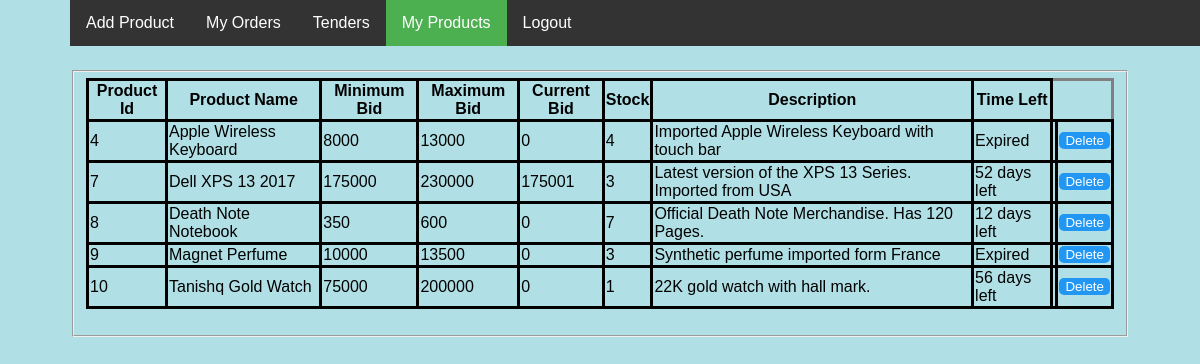
The page /MyProducts.php (signed in) on the database its author committed.
### tables this page shows
CREATE TABLE `product` (
  `productId` int(11) NOT NULL,
  `productName` varchar(30) NOT NULL,
  `maxbid` float NOT NULL,
  `minbid` float NOT NULL,
  `quantity` int(11) NOT NULL,
  `sellerUsr` varchar(30) NOT NULL,
  `descp` varchar(150) NOT NULL,
  `currBid` float NOT NULL,
  `expiry` date DEFAULT NULL
);

### MyProducts.php (the view, shortened to what this page needs)
<?php
	$name=$_SESSION['Name'];
  $db=mysqli_connect('localhost','root','','auction');
?>
<html>
  <head>
  </head>
 	<body>
 		<ul>
  			<li><a href="Seller_portal.php">Add Product</a></li>
  			<li><a href="Seller_orders.php">My Orders</a></li>
  			<li><a href="tenders.php">Tenders</a></li>
        <li><a class="active"  href="myproducts.php">My Products</a></li>
        <li><a href="index.php">Logout</a><li>
		</ul>
      <fieldset>
 			<form name='myproducts' method="POST" action="DeleteProduct.php" >
        <table>
        <tr>
          <th>Product Id</th>
          <th>Product Name</th>
          <th>Minimum Bid</th>
          <th>Maximum Bid</th>
          <th>Current Bid</th>
          <th>Stock</th>
          <th>Description</th>
          <th>Time Left</th>
        </tr>
        <?php
        $query="SELECT * FROM product where sellerUsr='$name';";
        mysqli_query($db,$query);
        $result=mysqli_query($db,$query);
        while($row=mysqli_fetch_array($result)){
          echo '<tr>';
          echo '<td>'.$row['productId'].'</td>';
          echo '<td>'.$row['productName'].'</td>';
          echo '<td>'.$row['minbid'].'</td>';
          echo '<td>'.$row['maxbid'].'</td>';
          echo '<td>'.$row['currBid'].'</td>';
          echo '<td>'.$row['quantity'].'</td>';
          echo '<td>'.$row['descp'].'</td>';
          $d1=date_create($row['expiry']);
          $d2=date_create(date('d-m-Y'));
          $diff=date_diff($d2,$d1);
          if($diff->format("%R%a")<0){
            echo '<td>Expired<td>';
            $row['productId']=-1;
          }
          else if($diff->format("%R%a")==0)
            echo '<td>Last Day<td>';
          else
            echo '<td>'.$diff->format("%a").' days left<td>';
          echo "<td> <button type='submit' name='Delete' value=".$row['productId'].">Delete</button></td>";
          echo '</tr>';
        }
        echo '</table>';
        ?>
  	</body>
</html>

### MyProducts.php (style rules this page uses)
body { margin: 70px; font-family:sans-serif; background-color: powderblue; }
table { border-collapse: collapse; }
tr,td,th { border-style:solid; }
input, button { background: #2196F3; border: none; left: 0; color: #fff; bottom: 0; border: 0px solid rgba(0, 0, 0, 0.1); border-radius:5px; transform: rotateZ(0deg); transition: all 0.1s ease-out; }
ul { list-style-type: none; margin: 0; padding: 0; overflow: hidden; background-color: #333; position: fixed; top: 0; width: 100%; }
li { float: left; }
li a { display: block; color: white; text-align: center; padding: 14px 16px; text-decoration: none; }
.active { background-color: #4CAF50; }

### rows shown on the page
product: productId "4", productName "Apple Wireless Keyboard", minbid "8000", maxbid "13000", currBid "0", quantity "4", descp "Imported Apple Wireless Keyboard with touch bar", expiry "Expired", $row['productId'] -1 (drawn)
product: productId "7", productName "Dell XPS 13 2017", minbid "175000", maxbid "230000", currBid "175001", quantity "3", descp "Latest version of the XPS 13 Series. Imported from USA", expiry "52"
product: productId "8", productName "Death Note Notebook", minbid "350", maxbid "600", currBid "0", quantity "7", descp "Official Death Note Merchandise. Has 120 Pages.", expiry "12"
product: productId "9", productName "Magnet Perfume", minbid "10000", maxbid "13500", currBid "0", quantity "3", descp "Synthetic perfume imported form France", expiry "Expired", $row['productId'] -1 (drawn)
product: productId "10", productName "Tanishq Gold Watch", minbid "75000", maxbid "200000", currBid "0", quantity "1", descp "22K gold watch with hall mark.", expiry "56"
